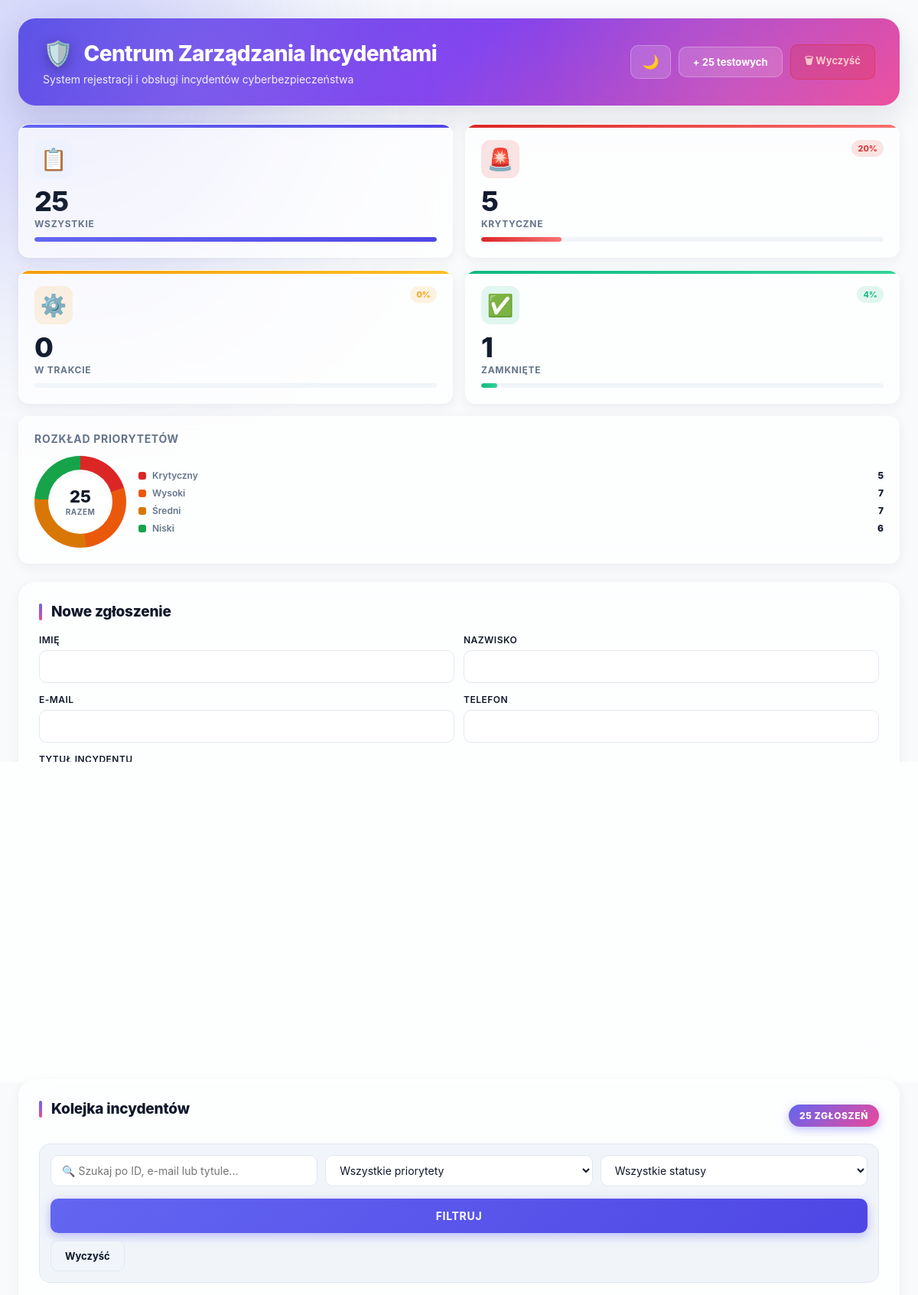
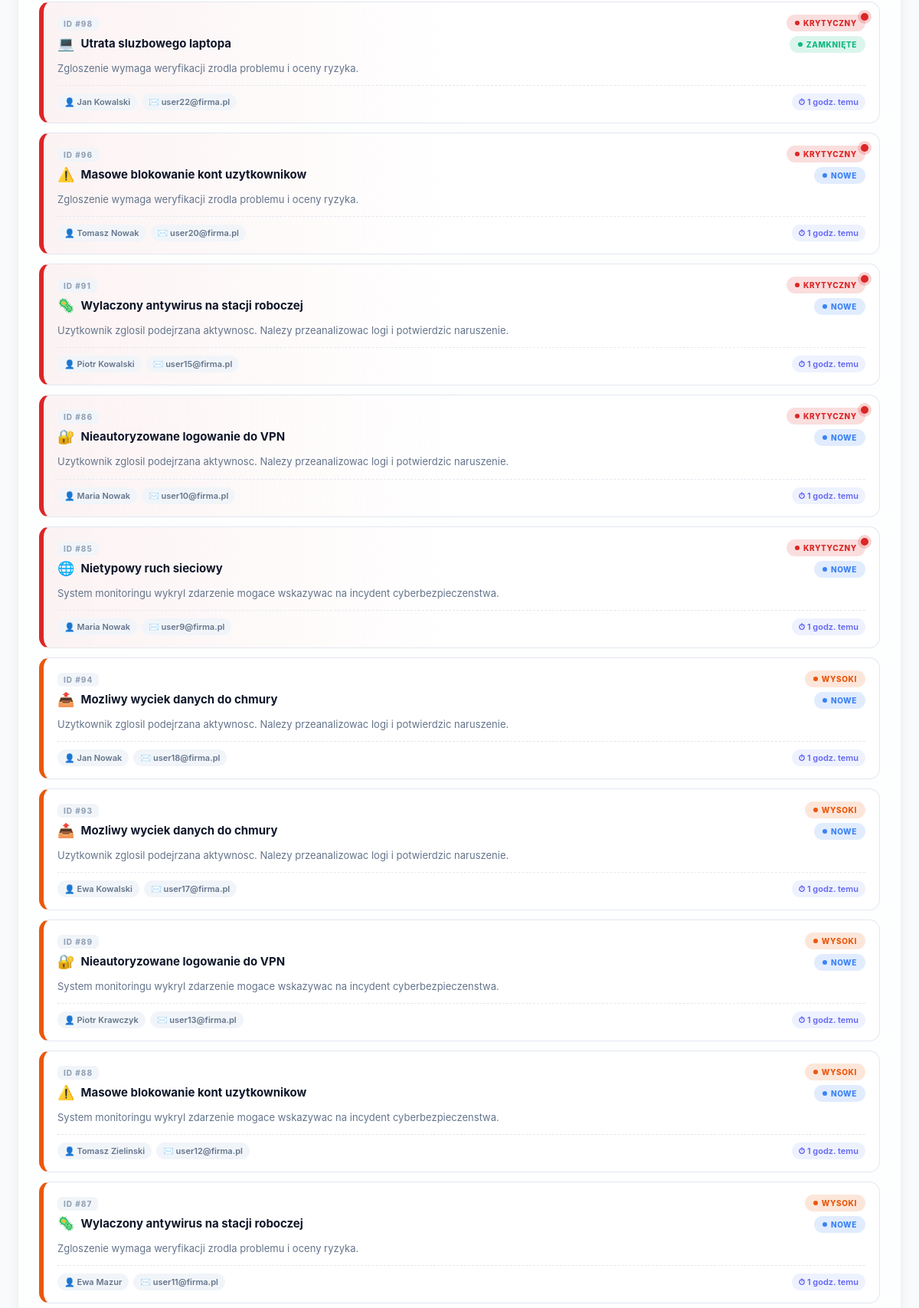
The page / (upper part) on the database its author committed (2 pictures, top to bottom).
### tables this page shows
CREATE TABLE incidents (
            id INTEGER PRIMARY KEY AUTOINCREMENT,
            first_name TEXT NOT NULL,
            last_name TEXT NOT NULL,
            email TEXT NOT NULL,
            phone TEXT NOT NULL,
            title TEXT NOT NULL,
            description TEXT NOT NULL,
            urgency TEXT NOT NULL,
            impact TEXT NOT NULL,
            priority TEXT NOT NULL,
            status TEXT NOT NULL DEFAULT 'Nowe',
            created_at TEXT NOT NULL,
            updated_at TEXT NOT NULL
        );

### app.py (the view, shortened to what this page needs)
@app.route("/", methods=["GET", "POST"])
def index():
    init_db()
    search = request.args.get("search", "").strip()
    priority_filter = request.args.get("priority", "").strip()
    status_filter = request.args.get("status", "").strip()
    query = "SELECT * FROM incidents WHERE 1=1"
    params = []
    if priority_filter in ALLOWED_PRIORITIES:
        query += " AND priority = ?"
        params.append(priority_filter)
    if status_filter in ALLOWED_STATUSES:
        query += " AND status = ?"
        params.append(status_filter)
    query += """
        ORDER BY
            CASE priority
                WHEN 'Krytyczny' THEN 1
                WHEN 'Wysoki' THEN 2
                WHEN 'Średni' THEN 3
                WHEN 'Niski' THEN 4
                ELSE 5
            END,
            id DESC
    """
    conn = get_db_connection()
    incidents = conn.execute(query, params).fetchall()
    total = conn.execute("SELECT COUNT(*) AS c FROM incidents").fetchone()["c"]
    critical = conn.execute("SELECT COUNT(*) AS c FROM incidents WHERE priority = 'Krytyczny'").fetchone()["c"]
    high = conn.execute("SELECT COUNT(*) AS c FROM incidents WHERE priority = 'Wysoki'").fetchone()["c"]
    medium = conn.execute("SELECT COUNT(*) AS c FROM incidents WHERE priority = 'Średni'").fetchone()["c"]
    low = conn.execute("SELECT COUNT(*) AS c FROM incidents WHERE priority = 'Niski'").fetchone()["c"]
    in_progress = conn.execute("SELECT COUNT(*) AS c FROM incidents WHERE status = 'W trakcie'").fetchone()["c"]
    closed = conn.execute("SELECT COUNT(*) AS c FROM incidents WHERE status = 'Zamknięte'").fetchone()["c"]
    safe_total = total if total > 0 else 1
    stats = {
        "total": total,
        "critical": critical,
        "in_progress": in_progress,
        "closed": closed,
        "by_priority": {
            "critical": critical,
            "high": high,
            "medium": medium,
            "low": low,
            "critical_pct": round(critical / safe_total * 100, 1),
            "high_pct": round(high / safe_total * 100, 1),
            "medium_pct": round(medium / safe_total * 100, 1),
            "low_pct": round(low / safe_total * 100, 1),
        },
        "critical_pct": round(critical / safe_total * 100),
        "in_progress_pct": round(in_progress / safe_total * 100),
        "closed_pct": round(closed / safe_total * 100),
    }
    conn.close()
    return render_template(
        "index.html",
        incidents=incidents,
        search=search,
        priority_filter=priority_filter,
        status_filter=status_filter,
        priorities=ALLOWED_PRIORITIES,
        statuses=ALLOWED_STATUSES,
        stats=stats,
    )

### app.py (called while the page is built)
def get_db_connection():
    conn = sqlite3.connect(DB_NAME)
    conn.row_factory = sqlite3.Row
    return conn

def time_ago(date_str):
    try:
        past = datetime.strptime(date_str, "%Y-%m-%d %H:%M:%S")
    except Exception:
        return date_str
    diff = datetime.now() - past
    seconds = int(diff.total_seconds())
    if seconds < 60:
        return "przed chwilą"
    minutes = seconds // 60
    if minutes < 60:
        return f"{minutes} min temu"
    hours = minutes // 60
    if hours < 24:
        return f"{hours} godz. temu"
    days = hours // 24
    if days < 30:
        return f"{days} dni temu"
    months = days // 30
    return f"{months} mies. temu"

def get_type_icon(title):
    t = title.lower()
    if "phish" in t or "e-mail" in t or "email" in t or "mail" in t:
        return "📧"
    if "vpn" in t or "logowani" in t or "konto" in t:
        return "🔐"
    if "malware" in t or "wirus" in t or "antywir" in t or "infek" in t:
        return "🦠"
    if "edr" in t or "alert" in t or "monitor" in t:
        return "🚨"
    if "laptop" in t or "urządze" in t or "sprzęt" in t:
        return "💻"
    if "sieć" in t or "ruch" in t or "network" in t:
        return "🌐"
    if "wyciek" in t or "dane" in t or "chmur" in t:
        return "📤"
    if "dostęp" in t or "uprawni" in t:
        return "🔑"
    return "⚠️"

### templates/index.html (shortened to what this page needs)
<!DOCTYPE html>
<html lang="pl">
<head>
    <link rel="stylesheet" href="{{ url_for('static', filename='style.css') }}">
</head>
<body>
<div class="container">
    <header class="page-header">
        <div>
            <h1>Centrum Zarządzania Incydentami</h1>
            <p>System rejestracji i obsługi incydentów cyberbezpieczeństwa</p>
        </div>
        <div class="top-actions">
            <button class="theme-toggle" onclick="toggleTheme()" title="Zmień motyw" id="themeBtn">🌙</button>
            <a class="btn secondary" href="{{ url_for('seed') }}">+ 25 testowych</a>
            <a class="btn danger" href="{{ url_for('clear') }}"
               onclick="return confirm('Usunąć wszystkie zgłoszenia?')">🗑 Wyczyść</a>
        </div>
    </header>
    <div class="dashboard-grid">
        <div class="stats">
            <div class="stat-card">
                <div class="stat-top">
                    <div class="stat-icon">📋</div>
                </div>
                <div class="stat-value">{{ stats.total }}</div>
                <div class="stat-label">Wszystkie</div>
                <div class="stat-bar"><div class="stat-bar-fill" style="width: 100%"></div></div>
            </div>
            <div class="stat-card stat-critical">
                <div class="stat-top">
                    <div class="stat-icon">🚨</div>
                    <span class="stat-trend" style="background: rgba(220,38,38,0.12); color: #dc2626;">
                        {{ stats.critical_pct }}%
                    </span>
                </div>
                <div class="stat-value">{{ stats.critical }}</div>
                <div class="stat-label">Krytyczne</div>
                <div class="stat-bar"><div class="stat-bar-fill" style="width: {{ stats.critical_pct }}%"></div></div>
            </div>
            <div class="stat-card stat-progress">
                <div class="stat-top">
                    <div class="stat-icon">⚙️</div>
                    <span class="stat-trend" style="background: rgba(245,158,11,0.12); color: #f59e0b;">
                        {{ stats.in_progress_pct }}%
                    </span>
                </div>
                <div class="stat-value">{{ stats.in_progress }}</div>
                <div class="stat-label">W trakcie</div>
                <div class="stat-bar"><div class="stat-bar-fill" style="width: {{ stats.in_progress_pct }}%"></div></div>
            </div>
            <div class="stat-card stat-closed">
                <div class="stat-top">
                    <div class="stat-icon">✅</div>
                    <span class="stat-trend">{{ stats.closed_pct }}%</span>
                </div>
                <div class="stat-value">{{ stats.closed }}</div>
                <div class="stat-label">Zamknięte</div>
                <div class="stat-bar"><div class="stat-bar-fill" style="width: {{ stats.closed_pct }}%"></div></div>
            </div>
        </div>
        <div class="chart-card">
            <h3>Rozkład priorytetów</h3>
            <div class="chart-wrapper">
                {% set p = stats.by_priority %}
                {% set crit_end = p.critical_pct %}
                {% set high_end = crit_end + p.high_pct %}
                {% set med_end = high_end + p.medium_pct %}
                <div class="donut" style="background: conic-gradient(
                    #dc2626 0% {{ crit_end }}%,
                    #ea580c {{ crit_end }}% {{ high_end }}%,
                    #d97706 {{ high_end }}% {{ med_end }}%,
                    #16a34a {{ med_end }}% 100%
                );">
                    <div class="donut-center">
                        <strong>{{ stats.total }}</strong>
                        <span>Razem</span>
                    </div>
                </div>
                <div class="legend">
                    <div class="legend-item">
                        <span class="legend-dot" style="background:#dc2626"></span>
                        <span class="legend-label">Krytyczny</span>
                        <span class="legend-value">{{ p.critical }}</span>
                    </div>
                    <div class="legend-item">
                        <span class="legend-dot" style="background:#ea580c"></span>
                        <span class="legend-label">Wysoki</span>
                        <span class="legend-value">{{ p.high }}</span>
                    </div>
                    <div class="legend-item">
                        <span class="legend-dot" style="background:#d97706"></span>
                        <span class="legend-label">Średni</span>
                        <span class="legend-value">{{ p.medium }}</span>
                    </div>
                    <div class="legend-item">
                        <span class="legend-dot" style="background:#16a34a"></span>
                        <span class="legend-label">Niski</span>
                        <span class="legend-value">{{ p.low }}</span>
                    </div>
                </div>
            </div>
        </div>
    </div>
    <div class="layout">
        <section class="panel">
            <h2>Nowe zgłoszenie</h2>
            <form method="POST">
                <div class="grid">
                    <label>Imię<input type="text" name="first_name" required></label>
                    <label>Nazwisko<input type="text" name="last_name" required></label>
                </div>
                <div class="grid">
                    <label>E-mail<input type="email" name="email" required></label>
                    <label>Telefon<input type="tel" name="phone" required></label>
                </div>
                <label>Tytuł incydentu<input type="text" name="title" maxlength="120" required></label>
                <label>Opis problemu<textarea name="description" rows="6" required></textarea></label>
                <div class="grid">
                    <label>Pilność
                        <select name="urgency" required>
                            <option value="">Wybierz...</option>
                        </select>
                    </label>
                    <label>Wpływ
                        <select name="impact" required>
                            <option value="">Wybierz...</option>
                        </select>
                    </label>
                </div>
                <button type="submit" class="btn primary">Zgłoś incydent</button>
            </form>
        </section>
        <section class="panel">
            <div class="queue-header">
                <h2>Kolejka incydentów</h2>
                <span class="counter">{{ incidents|length }} zgłoszeń</span>
            </div>
            <form method="GET" class="filter-bar">
                <input type="text" name="search" placeholder="🔍 Szukaj po ID, e-mail lub tytule..."
                       value="{{ search }}">
                <select name="priority">
                    <option value="">Wszystkie priorytety</option>
                </select>
                <select name="status">
                    <option value="">Wszystkie statusy</option>
                </select>
                <button type="submit" class="btn primary">Filtruj</button>
                <a class="btn secondary" href="{{ url_for('index') }}">Wyczyść</a>
            </form>
            {% if incidents %}
                <div class="incident-list">
                    {% for incident in incidents %}
                        <a href="{{ url_for('incident_detail', incident_id=incident['id']) }}" class="incident-link">
                            <article class="incident-card
                                {% if incident['priority'] == 'Krytyczny' %}critical
                                {% elif incident['priority'] == 'Wysoki' %}high
                                {% elif incident['priority'] == 'Średni' %}medium
                                {% else %}low{% endif %}">
                                <div class="incident-top">
                                    <div class="incident-title-wrapper">
                                        <span class="incident-id">ID #{{ incident['id'] }}</span>
                                        <div class="incident-title-row">
                                            <span class="type-icon">{{ incident['title']|type_icon }}</span>
                                            <h3>{{ incident['title'] }}</h3>
                                        </div>
                                    </div>
                                    <div class="badges">
                                        <span class="badge">{{ incident['priority'] }}</span>
                                        <span class="status-badge status-{{ incident['status']|replace(' ', '-') }}">
                                            {{ incident['status'] }}
                                        </span>
                                    </div>
                                </div>
                                <p class="incident-description">{{ incident['description'] }}</p>
                                <div class="incident-meta">
                                    <span>👤 {{ incident['first_name'] }} {{ incident['last_name'] }}</span>
                                    <span>✉️ {{ incident['email'] }}</span>
                                    <span class="time-ago">⏱ {{ incident['created_at']|time_ago }}</span>
                                </div>
                            </article>
                        </a>
                    {% endfor %}
                </div>
            {% else %}
                <div class="empty">Brak zgłoszeń pasujących do filtrów.</div>
            {% endif %}
        </section>
    </div>
</div>
</body>
</html>

### rows shown on the page
incidents: id "98", title|type_icon "💻", title "Utrata sluzbowego laptopa", priority "KRYTYCZNY", status "ZAMKNIĘTE", description "Zgloszenie wymaga weryfikacji zrodla problemu i oceny ryzyka.", first_name "Jan", last_name "Kowalski", email "user22@firma.pl", created_at "1 godz. temu"
incidents: id "96", title|type_icon "⚠️", title "Masowe blokowanie kont uzytkownikow", priority "KRYTYCZNY", status "NOWE", description "Zgloszenie wymaga weryfikacji zrodla problemu i oceny ryzyka.", first_name "Tomasz", last_name "Nowak", email "user20@firma.pl", created_at "1 godz. temu"
incidents: id "91", title|type_icon "🦠", title "Wylaczony antywirus na stacji roboczej", priority "KRYTYCZNY", status "NOWE", description "Uzytkownik zglosil podejrzana aktywnosc. Nalezy przeanalizowac logi i potwierdzic naruszenie.", first_name "Piotr", last_name "Kowalski", email "user15@firma.pl", created_at "1 godz. temu"
incidents: id "86", title|type_icon "🔐", title "Nieautoryzowane logowanie do VPN", priority "KRYTYCZNY", status "NOWE", description "Uzytkownik zglosil podejrzana aktywnosc. Nalezy przeanalizowac logi i potwierdzic naruszenie.", first_name "Maria", last_name "Nowak", email "user10@firma.pl", created_at "1 godz. temu"
incidents: id "85", title|type_icon "🌐", title "Nietypowy ruch sieciowy", priority "KRYTYCZNY", status "NOWE", description "System monitoringu wykryl zdarzenie mogace wskazywac na incydent cyberbezpieczenstwa.", first_name "Maria", last_name "Nowak", email "user9@firma.pl", created_at "1 godz. temu"
incidents: id "94", title|type_icon "📤", title "Mozliwy wyciek danych do chmury", priority "WYSOKI", status "NOWE", description "Uzytkownik zglosil podejrzana aktywnosc. Nalezy przeanalizowac logi i potwierdzic naruszenie.", first_name "Jan", last_name "Nowak", email "user18@firma.pl", created_at "1 godz. temu"
incidents: id "93", title|type_icon "📤", title "Mozliwy wyciek danych do chmury", priority "WYSOKI", status "NOWE", description "Uzytkownik zglosil podejrzana aktywnosc. Nalezy przeanalizowac logi i potwierdzic naruszenie.", first_name "Ewa", last_name "Kowalski", email "user17@firma.pl", created_at "1 godz. temu"
incidents: id "89", title|type_icon "🔐", title "Nieautoryzowane logowanie do VPN", priority "WYSOKI", status "NOWE", description "System monitoringu wykryl zdarzenie mogace wskazywac na incydent cyberbezpieczenstwa.", first_name "Piotr", last_name "Krawczyk", email "user13@firma.pl", created_at "1 godz. temu"
incidents: id "88", title|type_icon "⚠️", title "Masowe blokowanie kont uzytkownikow", priority "WYSOKI", status "NOWE", description "System monitoringu wykryl zdarzenie mogace wskazywac na incydent cyberbezpieczenstwa.", first_name "Tomasz", last_name "Zielinski", email "user12@firma.pl", created_at "1 godz. temu"
incidents: id "87", title|type_icon "🦠", title "Wylaczony antywirus na stacji roboczej", priority "WYSOKI", status "NOWE", description "Zgloszenie wymaga weryfikacji zrodla problemu i oceny ryzyka.", first_name "Ewa", last_name "Mazur", email "user11@firma.pl", created_at "1 godz. temu"

### other values the page prints
{{ stats.critical_pct }} "20"
{{ stats.in_progress_pct }} "0"
{{ stats.closed_pct }} "4"
{{ stats.total }} "25"
{{ p.critical }} "5"
{{ p.high }} "7"
{{ p.medium }} "7"
{{ p.low }} "6"
{{ incidents|length }} "25"
